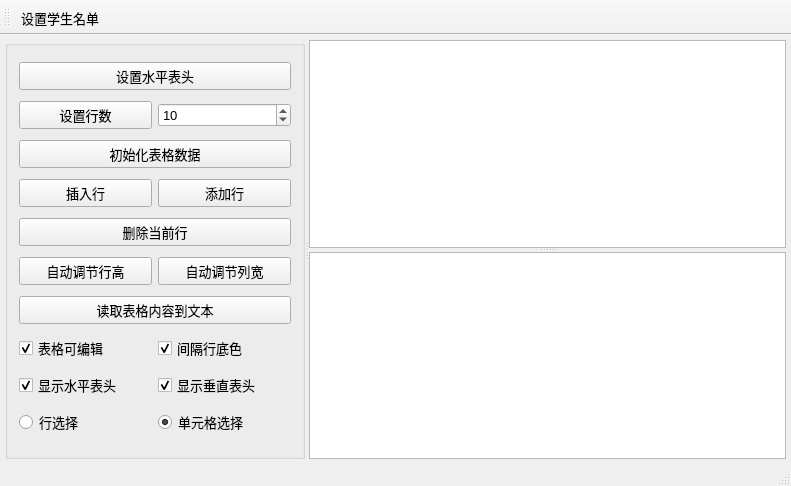
<?xml version="1.0" encoding="UTF-8"?>
<ui version="4.0">
 <class>MainWindow</class>
 <widget class="QMainWindow" name="MainWindow">
  <property name="geometry">
   <rect>
    <x>0</x>
    <y>0</y>
    <width>791</width>
    <height>486</height>
   </rect>
  </property>
  <property name="font">
   <font>
    <pointsize>10</pointsize>
   </font>
  </property>
  <property name="windowTitle">
   <string>QTableWidget的使用</string>
  </property>
  <widget class="QWidget" name="centralWidget">
   <layout class="QVBoxLayout" name="verticalLayout">
    <property name="leftMargin">
     <number>5</number>
    </property>
    <property name="topMargin">
     <number>5</number>
    </property>
    <property name="rightMargin">
     <number>5</number>
    </property>
    <property name="bottomMargin">
     <number>5</number>
    </property>
    <item>
     <widget class="QSplitter" name="splitterMain">
      <property name="orientation">
       <enum>Qt::Orientation::Horizontal</enum>
      </property>
      <widget class="QGroupBox" name="groupBox">
       <property name="maximumSize">
        <size>
         <width>300</width>
         <height>16777215</height>
        </size>
       </property>
       <property name="title">
        <string/>
       </property>
       <layout class="QGridLayout" name="gridLayout">
        <item row="4" column="0" colspan="2">
         <widget class="QPushButton" name="btnDelCurRow">
          <property name="text">
           <string>删除当前行</string>
          </property>
         </widget>
        </item>
        <item row="3" column="0">
         <widget class="QPushButton" name="btnInsertRow">
          <property name="text">
           <string>插入行</string>
          </property>
         </widget>
        </item>
        <item row="3" column="1">
         <widget class="QPushButton" name="btnAppendRow">
          <property name="text">
           <string>添加行</string>
          </property>
         </widget>
        </item>
        <item row="8" column="0">
         <widget class="QCheckBox" name="chkBoxHeaderH">
          <property name="text">
           <string>显示水平表头</string>
          </property>
          <property name="checked">
           <bool>true</bool>
          </property>
         </widget>
        </item>
        <item row="7" column="0">
         <widget class="QCheckBox" name="chkBoxTabEditable">
          <property name="text">
           <string>表格可编辑</string>
          </property>
          <property name="checked">
           <bool>true</bool>
          </property>
         </widget>
        </item>
        <item row="6" column="0" colspan="2">
         <widget class="QPushButton" name="btnReadToEdit">
          <property name="minimumSize">
           <size>
            <width>0</width>
            <height>25</height>
           </size>
          </property>
          <property name="text">
           <string>读取表格内容到文本</string>
          </property>
         </widget>
        </item>
        <item row="7" column="1">
         <widget class="QCheckBox" name="chkBoxRowColor">
          <property name="text">
           <string>间隔行底色</string>
          </property>
          <property name="checked">
           <bool>true</bool>
          </property>
         </widget>
        </item>
        <item row="9" column="1">
         <widget class="QRadioButton" name="rBtnSelectItem">
          <property name="text">
           <string>单元格选择</string>
          </property>
          <property name="checked">
           <bool>true</bool>
          </property>
         </widget>
        </item>
        <item row="8" column="1">
         <widget class="QCheckBox" name="chkBoxHeaderV">
          <property name="text">
           <string>显示垂直表头</string>
          </property>
          <property name="checked">
           <bool>true</bool>
          </property>
         </widget>
        </item>
        <item row="9" column="0">
         <widget class="QRadioButton" name="rBtnSelectRow">
          <property name="text">
           <string>行选择</string>
          </property>
          <property name="checked">
           <bool>false</bool>
          </property>
         </widget>
        </item>
        <item row="2" column="0" colspan="2">
         <widget class="QPushButton" name="btnIniData">
          <property name="minimumSize">
           <size>
            <width>0</width>
            <height>25</height>
           </size>
          </property>
          <property name="text">
           <string>初始化表格数据</string>
          </property>
         </widget>
        </item>
        <item row="1" column="1">
         <widget class="QSpinBox" name="spinRowCount">
          <property name="minimum">
           <number>2</number>
          </property>
          <property name="value">
           <number>10</number>
          </property>
         </widget>
        </item>
        <item row="0" column="0" colspan="2">
         <widget class="QPushButton" name="btnSetHeader">
          <property name="minimumSize">
           <size>
            <width>0</width>
            <height>25</height>
           </size>
          </property>
          <property name="text">
           <string>设置水平表头</string>
          </property>
         </widget>
        </item>
        <item row="1" column="0">
         <widget class="QPushButton" name="btnSetRows">
          <property name="minimumSize">
           <size>
            <width>0</width>
            <height>25</height>
           </size>
          </property>
          <property name="text">
           <string>设置行数</string>
          </property>
         </widget>
        </item>
        <item row="5" column="0">
         <widget class="QPushButton" name="btnAutoHeght">
          <property name="text">
           <string>自动调节行高</string>
          </property>
         </widget>
        </item>
        <item row="5" column="1">
         <widget class="QPushButton" name="btnAutoWidth">
          <property name="text">
           <string>自动调节列宽</string>
          </property>
         </widget>
        </item>
       </layout>
      </widget>
      <widget class="QSplitter" name="splitter">
       <property name="frameShadow">
        <enum>QFrame::Shadow::Plain</enum>
       </property>
       <property name="lineWidth">
        <number>2</number>
       </property>
       <property name="orientation">
        <enum>Qt::Orientation::Vertical</enum>
       </property>
       <widget class="QTableWidget" name="tableInfo">
        <property name="alternatingRowColors">
         <bool>true</bool>
        </property>
        <property name="showGrid">
         <bool>true</bool>
        </property>
        <property name="gridStyle">
         <enum>Qt::PenStyle::SolidLine</enum>
        </property>
        <attribute name="horizontalHeaderVisible">
         <bool>true</bool>
        </attribute>
        <attribute name="horizontalHeaderDefaultSectionSize">
         <number>80</number>
        </attribute>
        <attribute name="verticalHeaderVisible">
         <bool>true</bool>
        </attribute>
        <attribute name="verticalHeaderDefaultSectionSize">
         <number>27</number>
        </attribute>
       </widget>
       <widget class="QPlainTextEdit" name="textEdit"/>
      </widget>
     </widget>
    </item>
   </layout>
  </widget>
  <widget class="QToolBar" name="mainToolBar">
   <property name="toolButtonStyle">
    <enum>Qt::ToolButtonStyle::ToolButtonTextUnderIcon</enum>
   </property>
   <attribute name="toolBarArea">
    <enum>TopToolBarArea</enum>
   </attribute>
   <attribute name="toolBarBreak">
    <bool>false</bool>
   </attribute>
   <addaction name="actSetStudList"/>
  </widget>
  <widget class="QStatusBar" name="statusBar"/>
  <action name="actSetStudList">
   <property name="icon">
    <iconset resource="res.qrc">
     <normaloff>:/images/icons/boy.ico</normaloff>:/images/icons/boy.ico</iconset>
   </property>
   <property name="text">
    <string>设置学生名单</string>
   </property>
   <property name="toolTip">
    <string>设置学生名单</string>
   </property>
  </action>
 </widget>
 <layoutdefault spacing="6" margin="11"/>
 <resources/>
 <connections/>
</ui>
